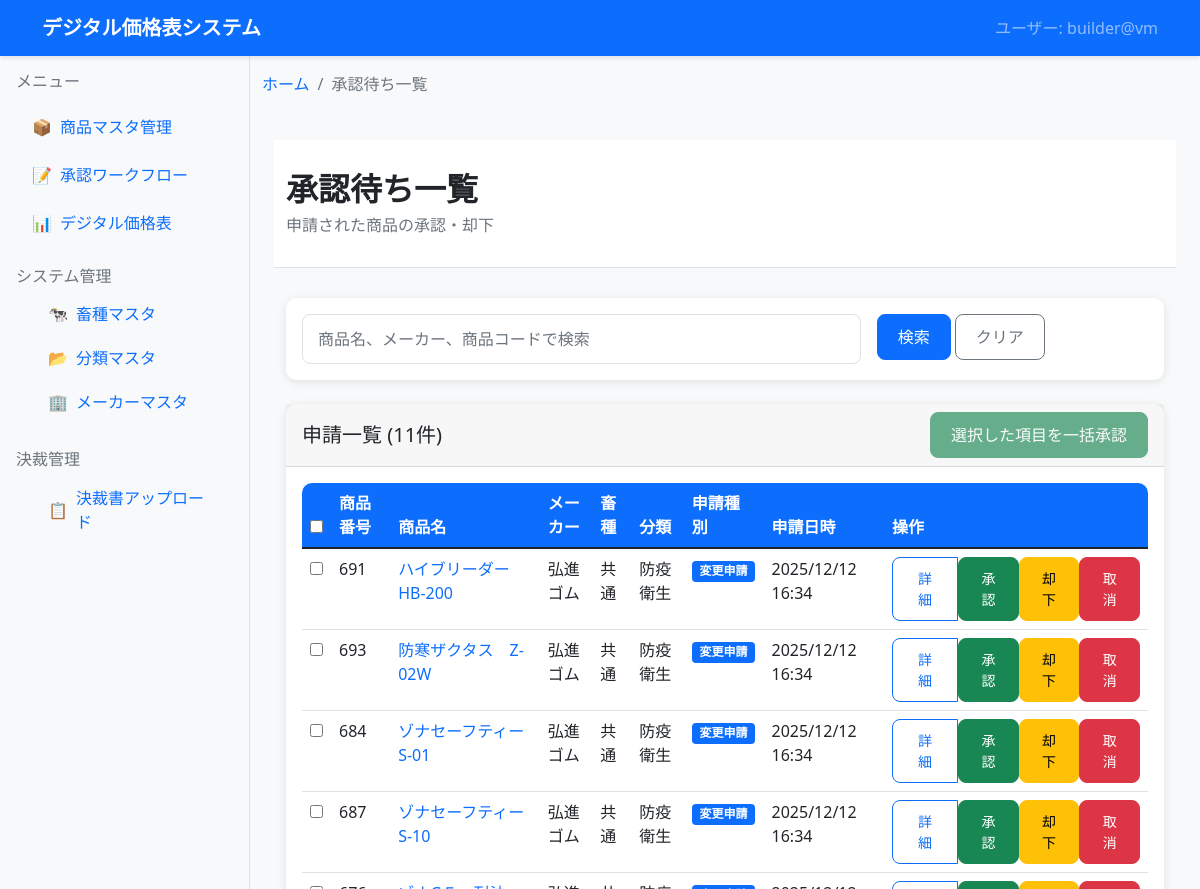
Page /products/approvals/ (upper part) on the earlier database version.
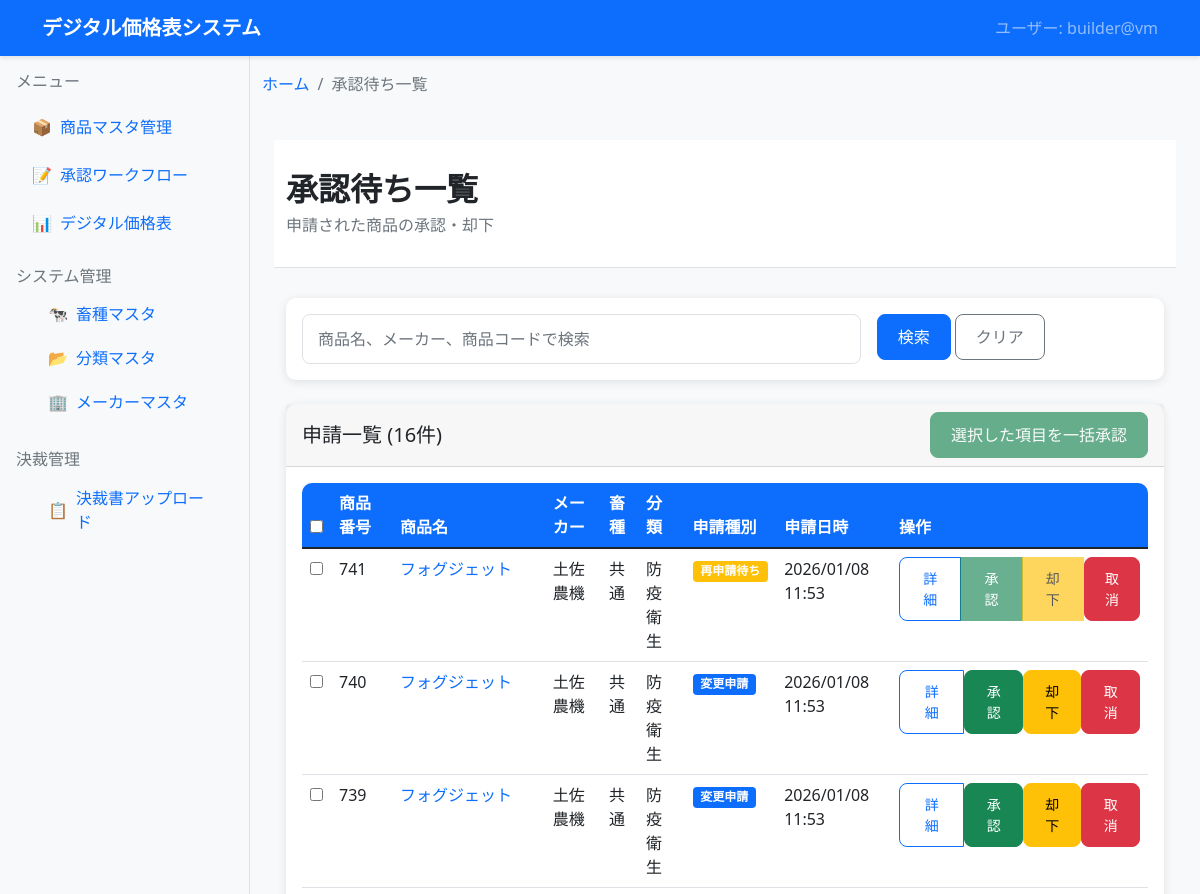
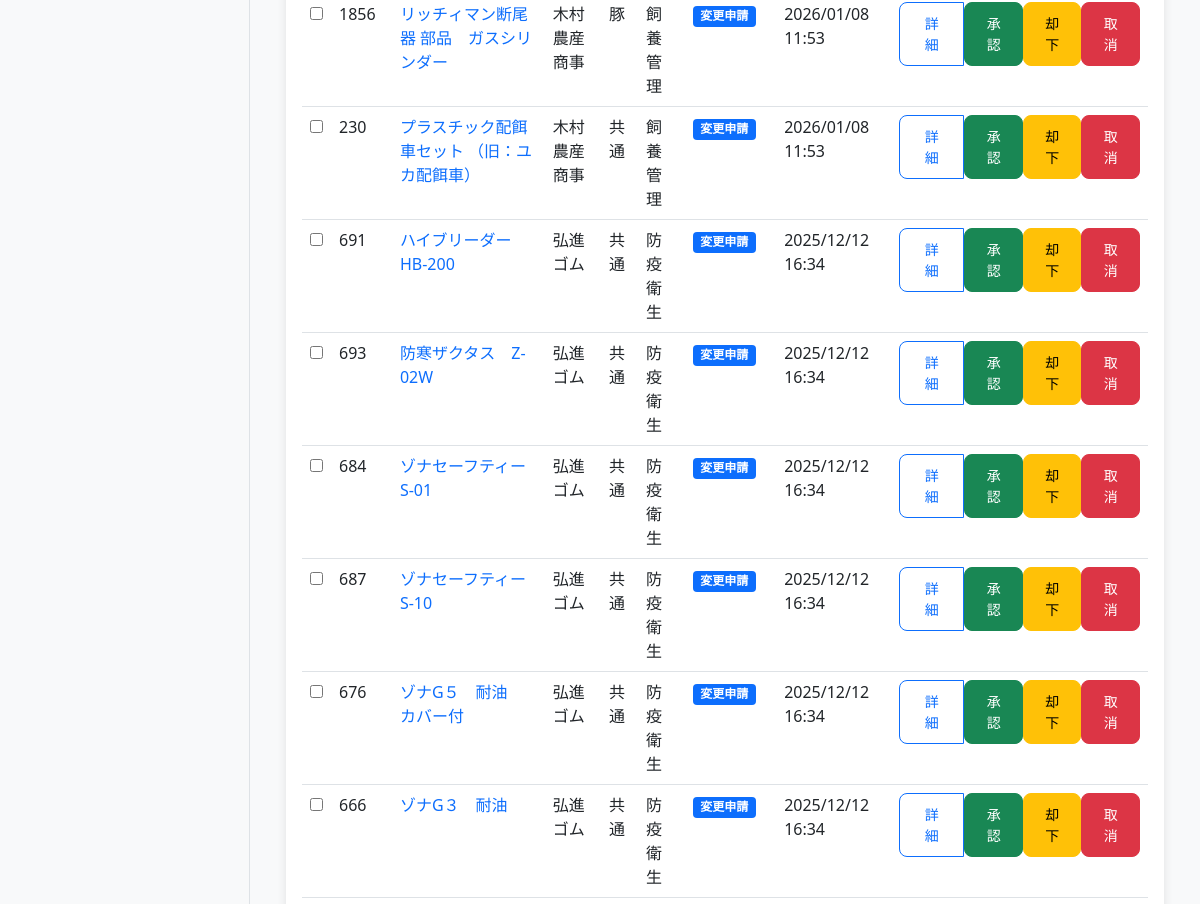
Same page on the later database version (2 pictures, top to bottom).
### dashboard/products_master/models.py (models this page shows, shortened)
class ProductApproval(models.Model):
    product_number = models.IntegerField('元商品のpk', default=-999, help_text='元になった商品マスタのpk（新規の場合は負の値）')
    product_code = models.CharField('商品コード', max_length=50, blank=True, null=True, help_text='ユーザー管理用の商品コード')
    livestock_type = models.CharField('畜種', max_length=50, blank=True, null=True)
    category = models.CharField('分類', max_length=100, blank=True, null=True)
    manufacturer = models.CharField('メーカー', max_length=100, blank=True, null=True)
    product_name = models.CharField('商品名', max_length=200)
    model_number = models.CharField('型式', max_length=100, blank=True, null=True)
    specification = models.CharField('規格', max_length=100, blank=True, null=True)
    shipping_unit = models.CharField('発送単位', max_length=50, blank=True, null=True)
    shipping_fee = models.CharField('送料', max_length=100, blank=True, null=True)
    remarks = models.TextField('備考', blank=True, null=True)
    applicant = models.CharField('申請者', max_length=100, blank=True, null=True)
    status = models.CharField('ステータス', max_length=20, default='申請中')
    approver = models.CharField('承認者', max_length=100, blank=True, null=True)
    is_active = models.BooleanField('有効', default=True)
    deleted_at = models.DateTimeField('削除日時', null=True, blank=True)
    created_at = models.DateTimeField('作成日時', auto_now_add=True)
    updated_at = models.DateTimeField('更新日時', auto_now=True)
    class Meta:
        verbose_name = '商品マスタ承認'
        verbose_name_plural = '商品マスタ承認'
        ordering = ['pk']

### dashboard/products_master/product_detail/product_detail_views.py (the view)
# urls.py: path('approvals/', detail_views.approval_list, name='approval_list'),
def approval_list(request):
    search_query = request.GET.get('search', '')
    approvals = ProductApproval.objects.filter(is_active=True)
    if search_query:
        approvals = approvals.filter(
            Q(product_name__icontains=search_query) |
            Q(manufacturer__icontains=search_query) |
            Q(product_code__icontains=search_query)
        )
    approvals = approvals.order_by('-created_at')
    livestock_types = {str(lt.id): lt.name for lt in LivestockType.objects.filter(is_active=True)}
    categories = {str(c.id): c.name for c in Category.objects.filter(is_active=True)}
    manufacturers = {str(m.id): m.name for m in Manufacturer.objects.filter(is_active=True)}
    for approval in approvals:
        approval.livestock_type_name = livestock_types.get(str(approval.livestock_type), approval.livestock_type)
        approval.category_name = categories.get(str(approval.category), approval.category)
        approval.manufacturer_name = manufacturers.get(str(approval.manufacturer), approval.manufacturer)
    context = {
        'current_user': get_current_user(),
        'approvals': approvals,
        'search_query': search_query,
        'breadcrumbs': get_breadcrumbs('approval_list')
    }
    return render(request, 'products_master/approval_list.html', context)

### digital_pricelist_system/utils.py (called while the page is built)
def get_current_user():
    try:
        username = getpass.getuser()
        hostname = socket.gethostname()
        return f"{username}@{hostname}"
    except Exception as e:
        print(f"ユーザ情報取得エラー: {e}")
        return "unknown@unknown"

### templates/products_master/approval_list.html (shortened to what the changed rows need)
{% extends 'base.html' %}
{% load static %}
{% block breadcrumb %}
    {% include 'components/breadcrumb.html' with breadcrumbs=breadcrumbs %}
{% endblock %}
{% block content %}
    {% include 'components/page_header.html' with page_title="承認待ち一覧" page_subtitle="申請された商品の承認・却下" %}
    <div class="container">
        <div class="row">
            <div class="col-12">
                <div class="card">
                    <div class="card-header d-flex justify-content-between align-items-center">
                        <h5 class="mb-0">申請一覧 ({{ approvals|length }}件)</h5>
                        {% if approvals %}
                        <button type="button" class="btn btn-success" id="bulk-approve-btn" disabled>選択した項目を一括承認</button>
                        {% endif %}
                    </div>
                    <div class="card-body">
                        {% if approvals %}
                            <div class="table-responsive">
                                <table class="table table-hover">
                                    <thead>
                                        <tr>
                                            <th><input type="checkbox" id="select-all-checkbox"></th>
                                            <th>商品番号</th>
                                            <th>商品名</th>
                                            <th>メーカー</th>
                                            <th>畜種</th>
                                            <th>分類</th>
                                            <th>申請種別</th>
                                            <th>申請日時</th>
                                            <th>操作</th>
                                        </tr>
                                    </thead>
                                    <tbody>
                                        {% for approval in approvals %}
                                        <tr>
                                            <td><input type="checkbox" class="approval-checkbox" value="{{ approval.pk }}"></td>
                                            <td>
                                                {% if approval.product_number > 0 %}
                                                    {{ approval.product_number }}
                                                {% else %}
                                                    <span class="badge bg-success">新規(仮{{ approval.product_number }})</span>
                                                {% endif %}
                                            </td>
                                            <td>
                                                <a href="{% url 'products_master:approval_detail' approval.pk %}" class="text-decoration-none">
                                                    {{ approval.product_name }}
                                                </a>
                                            </td>
                                            <td>{{ approval.manufacturer_name|default:"-" }}</td>
                                            <td>{{ approval.livestock_type_name|default:"-" }}</td>
                                            <td>{{ approval.category_name|default:"-" }}</td>
                                            <td>
                                                {% if approval.status == '削除申請' %}
                                                    <span class="badge bg-danger">削除申請</span>
                                                {% elif approval.status == '再申請待ち' %}
                                                    <span class="badge bg-warning">再申請待ち</span>
                                                {% else %}
                                                    <span class="badge bg-primary">変更申請</span>
                                                {% endif %}
                                            </td>
                                            <td>{{ approval.created_at|date:"Y/m/d H:i" }}</td>
                                            <td>
                                                <div class="btn-group" role="group">
                                                    <a href="{% url 'products_master:approval_detail' approval.pk %}" class="btn btn-sm btn-outline-primary">詳細</a>
                                                    {% if approval.status != '再申請待ち' %}
                                                    <form method="post" action="{% url 'products_master:approve_application' approval.pk %}" style="display: inline;">
                                                        <button type="submit" class="btn btn-sm btn-success"
                                                                onclick="return confirm('承認しますか？')">承認</button>
                                                    </form>
                                                    {% else %}
                                                    <button type="button" class="btn btn-sm btn-success disabled" disabled>承認</button>
                                                    {% endif %}
                                                    {% if approval.status != '再申請待ち' %}
                                                    <form method="post" action="{% url 'products_master:reject_application' approval.pk %}" style="display: inline;">
                                                        <button type="submit" class="btn btn-sm btn-warning"
                                                                onclick="return confirm('申請を却下しますか？（再申請待ちに変更）')">却下</button>
                                                    </form>
                                                    {% else %}
                                                    <button type="button" class="btn btn-sm btn-warning disabled" disabled>却下</button>
                                                    {% endif %}
                                                    <form method="post" action="{% url 'products_master:cancel_application' approval.pk %}" style="display: inline;">
                                                        <button type="submit" class="btn btn-sm btn-danger"
                                                                onclick="return confirm('申請を取消しますか？')">取消</button>
                                                    </form>
                                                </div>
                                            </td>
                                        </tr>
                                        {% endfor %}
                                    </tbody>
                                </table>
                            </div>
                        {% else %}
                            <div class="text-center py-4">
                                <div class="text-muted">承認待ちの申請はありません</div>
                            </div>
                        {% endif %}
                    </div>
                </div>
            </div>
        </div>
    </div>
{% endblock %}

Differences in the rows shown:
added ProductApproval: product_number "741", product_name "フォグジェット", manufacturer_name "土佐農機", livestock_type_name "共通", category_name "防疫衛生", status "再申請待ち", created_at "2026/01/08 11:53"
added ProductApproval: product_number "740", product_name "フォグジェット", manufacturer_name "土佐農機", livestock_type_name "共通", category_name "防疫衛生", status "変更申請", created_at "2026/01/08 11:53"
added ProductApproval: product_number "739", product_name "フォグジェット", manufacturer_name "土佐農機", livestock_type_name "共通", category_name "防疫衛生", status "変更申請", created_at "2026/01/08 11:53"
added ProductApproval: product_number "1856", product_name "リッチィマン断尾器 部品 ガスシリンダー", manufacturer_name "木村農産商事", livestock_type_name "豚", category_name "飼養管理", status "変更申請", created_at "2026/01/08 11:53"
added ProductApproval: product_number "230", product_name "プラスチック配餌車セット （旧：ユカ配餌車）", manufacturer_name "木村農産商事", livestock_type_name "共通", category_name "飼養管理", status "変更申請", created_at "2026/01/08 11:53"
now on this page (row unchanged): ProductApproval: product_number "676", product_name "ゾナG５ 耐油 カバー付", manufacturer_name "弘進ゴム", livestock_type_name "共通", category_name "防疫衛生", status "変更申請", created_at "2025/12/12 16:34"
now on this page (row unchanged): ProductApproval: product_number "666", product_name "ゾナG３ 耐油", manufacturer_name "弘進ゴム", livestock_type_name "共通", category_name "防疫衛生", status "変更申請", created_at "2025/12/12 16:34"
Other differences:
{{ approvals|length }}: "11" → "16"
